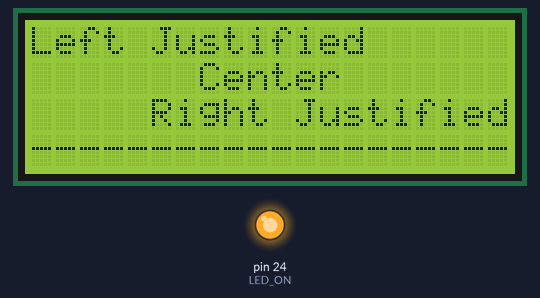
Bench run of a program on a simulated Raspberry Pi (header pin numbers). Shown: 20×4 character LCD, output pins drawn as LEDs (lit = HIGH). Pins used as bus, display or sensor lines are not drawn.

Above: at 1.8 s.
At 4.8 s:
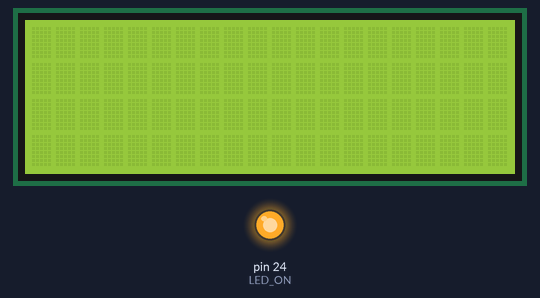
At 5.96 s:
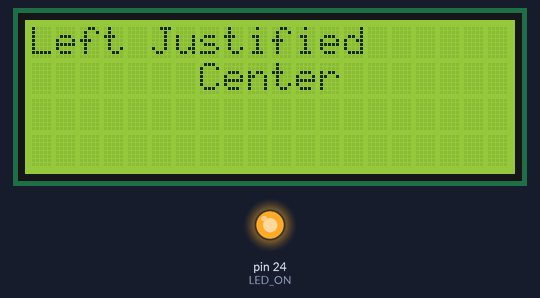
Timing chart, 0 to 7.5 s (numbered marks = the images above):
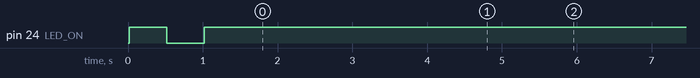

The program:

lcd_display.py
```python
import RPi.GPIO as GPIO
import time

# =======================
# PIN LAYOUT OF THE CHIP
# =======================
# The wiring for the LCD is as follows:
# 1 : GND
# 2 : 5V ***************************** 3.3 volt wont work
# 3 : Contrast (0-5V)*
# 4 : RS (Register Select)
# 5 : R/W (Read Write)       - GROUND THIS PIN
# 6 : Enable or Strobe
# 7 : Data Bit 0             - NOT USED
# 8 : Data Bit 1             - NOT USED
# 9 : Data Bit 2             - NOT USED
# 10: Data Bit 3             - NOT USED
# 11: Data Bit 4
# 12: Data Bit 5
# 13: Data Bit 6
# 14: Data Bit 7
# 15: LCD Backlight +5V**
# 16: LCD Backlight GND


# Define GPIO to LCD mapping
# As I am using BOARD mode so I am specifying Pin numbers rather than GPIO numbers
LCD_RS = 8
LCD_E  = 10
LCD_D4 = 12
LCD_D5 = 16
LCD_D6 = 18
LCD_D7 = 22
LED_ON = 24

# Define some device constants
LCD_WIDTH = 20    # Maximum characters per line
LCD_CHR = True
LCD_CMD = False

LCD_LINE_1 = 0x80 # LCD RAM address for the 1st line
LCD_LINE_2 = 0xC0 # LCD RAM address for the 2nd line
LCD_LINE_3 = 0x94 # LCD RAM address for the 3rd line
LCD_LINE_4 = 0xD4 # LCD RAM address for the 4th line

# Timing constants
E_PULSE = 0.0005
E_DELAY = 0.0005

# Main program block
def main():

  GPIO.setmode(GPIO.BOARD)       # Use BCM GPIO numbers
  GPIO.setup(LCD_E, GPIO.OUT)  # E
  GPIO.setup(LCD_RS, GPIO.OUT) # RS
  GPIO.setup(LCD_D4, GPIO.OUT) # DB4
  GPIO.setup(LCD_D5, GPIO.OUT) # DB5
  GPIO.setup(LCD_D6, GPIO.OUT) # DB6
  GPIO.setup(LCD_D7, GPIO.OUT) # DB7
  GPIO.setup(LED_ON, GPIO.OUT) # Backlight enable

  # Initialise display
  lcd_init()

  # Toggle backlight on-off-on
  lcd_backlight(True)
  time.sleep(0.5)
  lcd_backlight(False)
  time.sleep(0.5)
  lcd_backlight(True)
  time.sleep(0.5)

  while True:

    # Send some centred test
    lcd_string("Left Justified",LCD_LINE_1,1)
    lcd_string("Center",LCD_LINE_2,2)
    lcd_string("Right Justified",LCD_LINE_3,3)
    lcd_string("--------------------",LCD_LINE_4,2)

    time.sleep(3) # 20 second delay

    # Blank display
    lcd_byte(0x01, LCD_CMD)

    time.sleep(1) # 3 second delay

def lcd_init():
  # Initialise display
  lcd_byte(0x33,LCD_CMD) # 110011 Initialise
  lcd_byte(0x32,LCD_CMD) # 110010 Initialise
  lcd_byte(0x06,LCD_CMD) # 000110 Cursor move direction
  lcd_byte(0x0C,LCD_CMD) # 001100 Display On,Cursor Off, Blink Off
  lcd_byte(0x28,LCD_CMD) # 101000 Data length, number of lines, font size
  lcd_byte(0x01,LCD_CMD) # 000001 Clear display
  time.sleep(E_DELAY)

def lcd_byte(bits, mode):
  # Send byte to data pins
  # bits = data
  # mode = True  for character
  #        False for command

  GPIO.output(LCD_RS, mode) # RS

  # High bits
  GPIO.output(LCD_D4, False)
  GPIO.output(LCD_D5, False)
  GPIO.output(LCD_D6, False)
  GPIO.output(LCD_D7, False)
  if bits&0x10==0x10:
    GPIO.output(LCD_D4, True)
  if bits&0x20==0x20:
    GPIO.output(LCD_D5, True)
  if bits&0x40==0x40:
    GPIO.output(LCD_D6, True)
  if bits&0x80==0x80:
    GPIO.output(LCD_D7, True)

  # Toggle 'Enable' pin
  lcd_toggle_enable()

  # Low bits
  GPIO.output(LCD_D4, False)
  GPIO.output(LCD_D5, False)
  GPIO.output(LCD_D6, False)
  GPIO.output(LCD_D7, False)
  if bits&0x01==0x01:
    GPIO.output(LCD_D4, True)
  if bits&0x02==0x02:
    GPIO.output(LCD_D5, True)
  if bits&0x04==0x04:
    GPIO.output(LCD_D6, True)
  if bits&0x08==0x08:
    GPIO.output(LCD_D7, True)

  # Toggle 'Enable' pin
  lcd_toggle_enable()

def lcd_toggle_enable():
  # Toggle enable
  time.sleep(E_DELAY)
  GPIO.output(LCD_E, True)
  time.sleep(E_PULSE)
  GPIO.output(LCD_E, False)
  time.sleep(E_DELAY)

def lcd_string(message,line,style):
  # Send string to display
  # style=1 Left justified
  # style=2 Centred
  # style=3 Right justified

  if style==1:
    message = message.ljust(LCD_WIDTH," ")
  elif style==2:
    message = message.center(LCD_WIDTH," ")
  elif style==3:
    message = message.rjust(LCD_WIDTH," ")

  lcd_byte(line, LCD_CMD)

  for i in range(LCD_WIDTH):
    lcd_byte(ord(message[i]),LCD_CHR)

def lcd_backlight(flag):
  # Toggle backlight on-off-on
  GPIO.output(LED_ON, flag)

if __name__ == '__main__':

  try:
    main()
  except KeyboardInterrupt:
    pass
  finally:
    lcd_byte(0x01, LCD_CMD)
    lcd_string("Goodbye!",LCD_LINE_1,2)
    GPIO.cleanup()
```

Measured:
- by itself, everything shown: repeats every 4.3 s, in 5 steps
- what the display in image 0 shows lasts 3.0 s, from 1.8 s to 4.8 s
